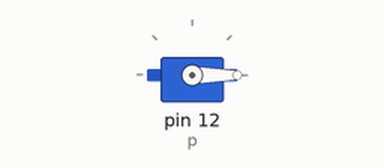
This program was run on a simulated Raspberry Pi (header pin numbers). On the bench: servo. Servo angles are drawn from the pulse width (0.5 ms = 0°, 2.5 ms = 180°).

Above: at 0.05 s.
At 3.25 s:
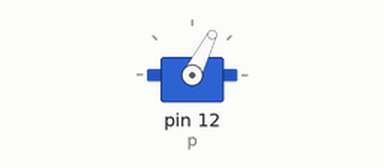
At 6.5 s:
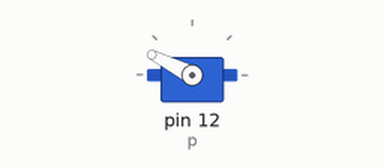
At 13.0 s:
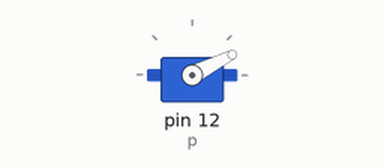
Timing chart, 0 to 18.8 s (numbered marks = the images above):
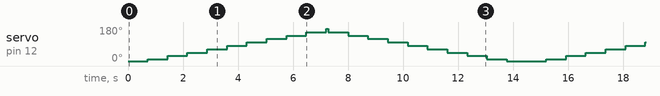

Measured:
- by itself, servo on pin 12 (p): repeats every 14.5 s: 27° 0.72 s, 45° 0.72 s, 63° 0.72 s, 81° 0.72 s, 99° 0.72 s, 117° 0.72 s, 135° 0.72 s, 153° 0.72 s, 171° 0.08 s, 153° 0.72 s, 135° 0.72 s, 117° 0.72 s, 99° 0.72 s, 81° 0.72 s, 63° 0.72 s, 45° 0.72 s, 27° 0.72 s, 9° 0.72 s, 0° 1.4 s, 9° 0.72 s

The program:

servo_example_RPi.GPIO.py
```python
import RPi.GPIO as gpio
import time

gpio.setmode(gpio.BOARD)

gpio.setup(12, gpio.OUT)
p = gpio.PWM(12, 50)

p.start(0)

'''
try:
    while True:
        angle = int(input("Angle: "))
        duty = (angle / 18) + 2
        p.ChangeDutyCycle(duty)
except KeyboardInterrupt:
    p.stop()
    gpio.cleanup()
'''

try:
    while True:
        for i in range(181):
            duty = int((i/18)) + 2
            p.ChangeDutyCycle(duty)
            time.sleep(0.04)
        for k in range(180, -1,-1):
            duty = int((k/18)) + 2
            p.ChangeDutyCycle(duty)
            time.sleep(0.04)

except KeyboardInterrupt:
    p.stop()
    gpio.cleanup()

finally:
    p.stop()
    gpio.cleanup()
```
